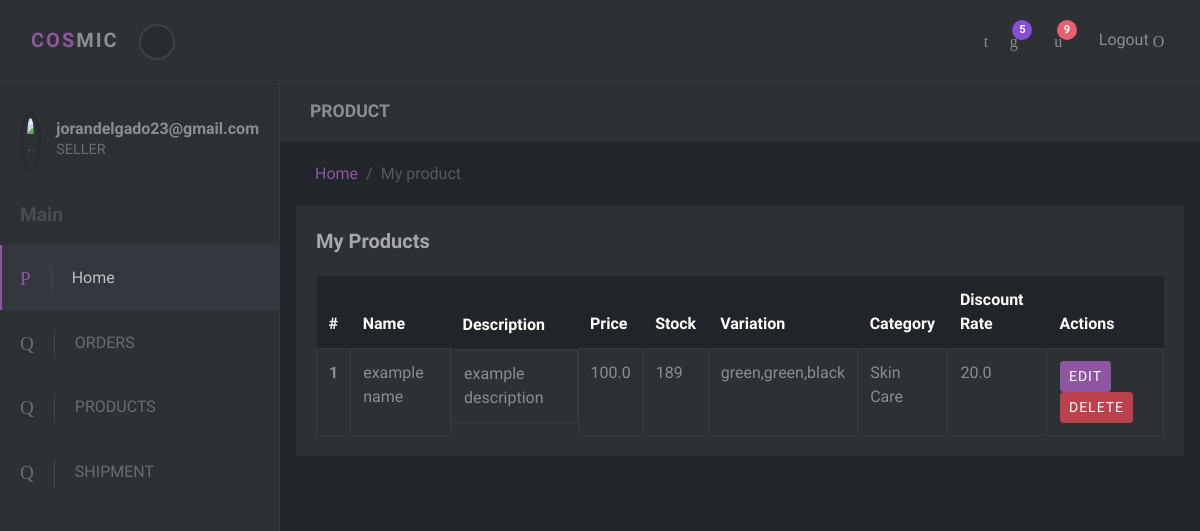
The app's page /my_products (signed in), older data.
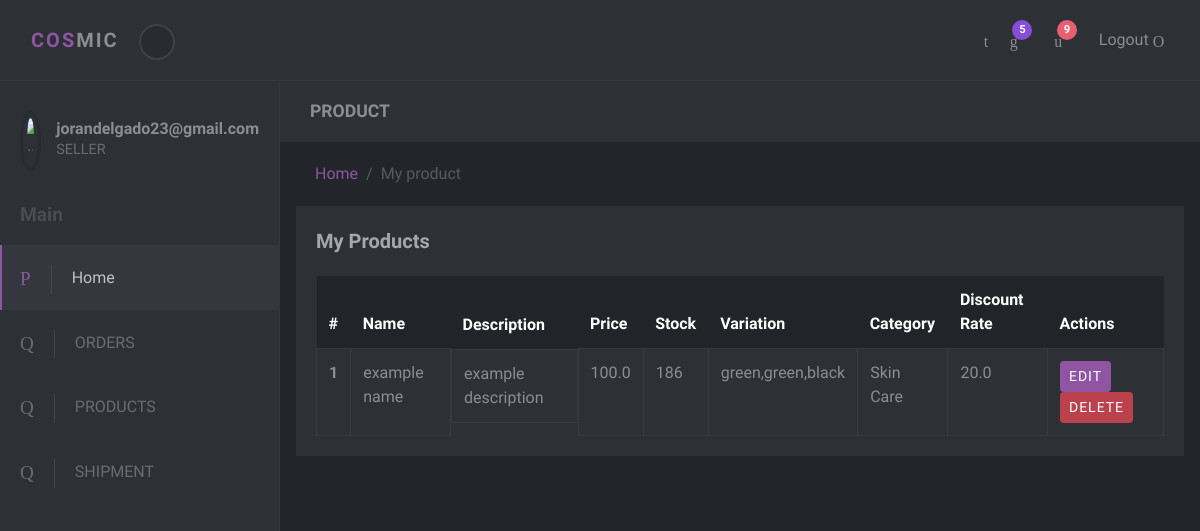
The same page, newer data.
### tables this page shows
CREATE TABLE products (
        product_id INTEGER PRIMARY KEY,
        name TEXT,
        description TEXT,
        price REAL,
        stock INTEGER,
        variations TEXT,
        category TEXT,
        image_filename TEXT,
        discount_rate REAL,
        discount_amount REAL,
        discounted_price REAL,
        session_id TEXT,
        shop_id TEXT,
        shop_name TEXT,
        shipping_fee REAL  -- Add a new column for shipping fee
    );

### app.py (the view)
@app.route('/my_products')
def my_products():
    session_id = session.get('session_id')
    email = session.get('email')
    logged_in = True if email else False
    conn = sqlite3.connect('users.db')
    cursor = conn.cursor()
    try:
        cursor.execute('SELECT * FROM products WHERE session_id = ? ', (session_id,))
        products = cursor.fetchall()
    except sqlite3.Error as e:
        flash('An error occurred while fetching products from the database.', 'error')
        return render_template('error.html', error=str(e))
    finally:
        conn.close()
    return render_template('my_products.html', products=products, email=email, logged_in=logged_in)

### app.py (called while the page is built)
@app.teardown_appcontext
def close_connection(exception):
    db = getattr(g, 'db', None)  # Use 'db' instead of '_database'
    if db is not None:
        db.close()

### templates/my_products.html (shortened to what the changed rows need)
<!DOCTYPE html>
<html>
  <head>
    <link rel="stylesheet" href="/static/assets/css/bootstrap.min.css">
    <link rel="stylesheet" href="/static/assets/vendor/font-awesome/css/font-awesome.css">
    <link rel="stylesheet" href="/static/assets/css/font.css">
    <link rel="stylesheet" href="/static/assets/css/style.default.css" id="theme-stylesheet">
    <link rel="stylesheet" href="/static/assets/css/style.violet.css">
  </head>
  <body>
    <div class="d-flex align-items-stretch">
        <nav id="sidebar">
          <div class="sidebar-header d-flex align-items-center">
            <div class="title">
            <h1 class="h6">{{ email }}</h1>
            </div>
          </div>
        </nav>
      <div class="page-content">
        <div class="page-header no-margin-bottom">
          <div class="container-fluid">
            <h2 class="h5 no-margin-bottom">PRODUCT</h2>
          </div>
        </div>
        <section>
            <div class="container-fluid">
                <div class="row">
                    <div class="col-lg-15">
                        <div class="block margin-bottom-sm">
                            <div class="table-responsive">
                                <table class="table table-bordered">
                                    <thead class="thead-dark">
                                        <tr>
                                            <th>#</th>
                                            <th>Name</th>
                                            <th>Description</th>
                                            <th>Price</th>
                                            <th>Stock</th>
                                            <th>Variation</th>
                                            <th>Category</th>
                                            <th>Discount Rate</th>
                                            <th>Actions</th>
                                        </tr>
                                    </thead>
                                    <tbody>
                                        {% for product in products %}
                                        <tr>
                                            <th scope="row">{{ loop.index }}</th>
                                            <td>{{ product[1] }}</td>
                                            <td class="description">{{ product[2] }}</td>
                                            <td>{{ product[3] }}</td>
                                            <td>{{ product[4] }}</td>
                                            <td>{{ product[5] }}</td>
                                            <td>{{ product[6] }}</td>
                                            <td>{{ product[8] }}</td>
                                            <td>
                                                <a href="{{ url_for('edit_product', product_id=product[0]) }}" class="btn btn-primary btn-sm">Edit</a>
                                                <a href="{{ url_for('delete_product', product_id=product[0]) }}" class="btn btn-danger btn-sm">Delete</a>
                                            </td>
                                        </tr>
                                        {% endfor %}
                                    </tbody>
                                </table>
                            </div>
                        </div>
                    </div>
                </div>
            </div>
        </section>
</body>
</html>

Row changes from the older to the newer data that the page shows:
changed products "example name": stock "189" → "186"
